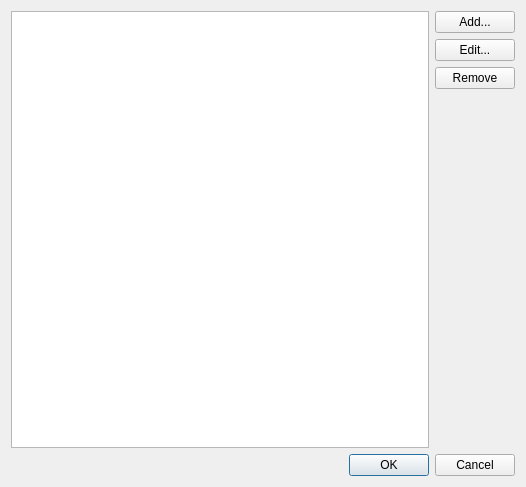
<?xml version="1.0" encoding="UTF-8"?>
<ui version="4.0">
 <class>EditUrlsDialog</class>
 <widget class="QDialog" name="EditUrlsDialog">
  <property name="geometry">
   <rect>
    <x>0</x>
    <y>0</y>
    <width>526</width>
    <height>487</height>
   </rect>
  </property>
  <property name="windowTitle">
   <string>Edit URLs</string>
  </property>
  <layout class="QVBoxLayout" name="verticalLayout_2">
   <item>
    <layout class="QHBoxLayout" name="horizontalLayout">
     <item>
      <widget class="QListView" name="UrlsView_"/>
     </item>
     <item>
      <layout class="QVBoxLayout" name="verticalLayout">
       <item>
        <widget class="QPushButton" name="AddButton_">
         <property name="text">
          <string>Add...</string>
         </property>
        </widget>
       </item>
       <item>
        <widget class="QPushButton" name="EditButton_">
         <property name="text">
          <string>Edit...</string>
         </property>
        </widget>
       </item>
       <item>
        <widget class="QPushButton" name="RemoveButton_">
         <property name="text">
          <string>Remove</string>
         </property>
        </widget>
       </item>
       <item>
        <spacer name="verticalSpacer">
         <property name="orientation">
          <enum>Qt::Vertical</enum>
         </property>
         <property name="sizeHint" stdset="0">
          <size>
           <width>20</width>
           <height>40</height>
          </size>
         </property>
        </spacer>
       </item>
      </layout>
     </item>
    </layout>
   </item>
   <item>
    <widget class="QDialogButtonBox" name="buttonBox">
     <property name="orientation">
      <enum>Qt::Horizontal</enum>
     </property>
     <property name="standardButtons">
      <set>QDialogButtonBox::Cancel|QDialogButtonBox::Ok</set>
     </property>
    </widget>
   </item>
  </layout>
 </widget>
 <resources/>
 <connections>
  <connection>
   <sender>buttonBox</sender>
   <signal>accepted()</signal>
   <receiver>EditUrlsDialog</receiver>
   <slot>accept()</slot>
   <hints>
    <hint type="sourcelabel">
     <x>248</x>
     <y>254</y>
    </hint>
    <hint type="destinationlabel">
     <x>157</x>
     <y>274</y>
    </hint>
   </hints>
  </connection>
  <connection>
   <sender>buttonBox</sender>
   <signal>rejected()</signal>
   <receiver>EditUrlsDialog</receiver>
   <slot>reject()</slot>
   <hints>
    <hint type="sourcelabel">
     <x>316</x>
     <y>260</y>
    </hint>
    <hint type="destinationlabel">
     <x>286</x>
     <y>274</y>
    </hint>
   </hints>
  </connection>
 </connections>
</ui>
